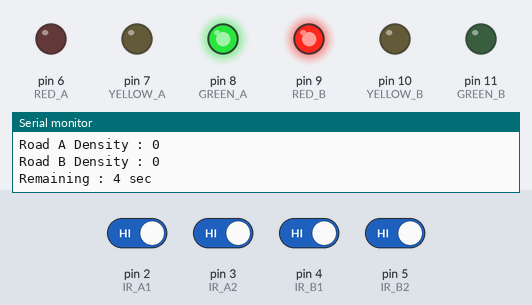
Simulated run of this sketch. Board: Arduino Uno, built with avr-gcc and run on an emulated ATmega328P. On the bench: output pins drawn as LEDs (lit = HIGH), the last lines printed to the serial monitor. The test bench sets the inputs (shaded band); at power-on: pin 2 (IR_A1), pin 3 (IR_A2), pin 4 (IR_B1), pin 5 (IR_B2) HIGH.

Above: at 0.1 s.
At 25.9 s:
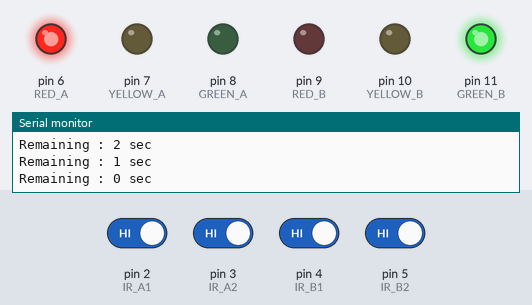
26.0 s: pin 2 (IR_A1) driven HIGH
At 26.8 s:
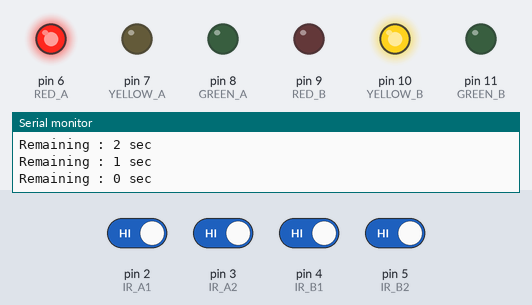
Timing chart, 0 to 42.5 s (numbered marks = the images above; inputs shaded):
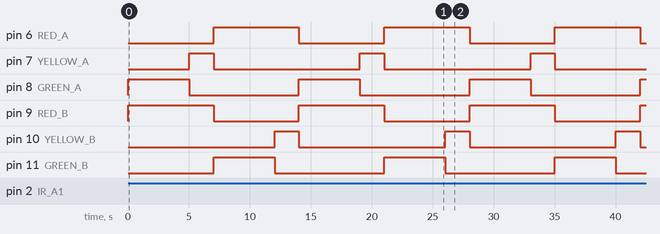

The sketch:

smart_traffic_light.ino
```cpp
/*
==========================================================
 IoT Based Smart Traffic Light Control System
----------------------------------------------------------
 Hardware:
 • Arduino Uno
 • 4 IR Sensors
 • 6 LEDs (2 Roads)
 • ESP8266 (Optional for future IoT)

 Developed By: Aman Kumar
==========================================================
*/

// ==========================
// IR Sensor Pins
// ==========================

const int IR_A1 = 2;
const int IR_A2 = 3;

const int IR_B1 = 4;
const int IR_B2 = 5;


// ==========================
// Road A LEDs
// ==========================

const int RED_A = 6;
const int YELLOW_A = 7;
const int GREEN_A = 8;


// ==========================
// Road B LEDs
// ==========================

const int RED_B = 9;
const int YELLOW_B = 10;
const int GREEN_B = 11;


// ==========================
// Timing
// ==========================

int LOW_TRAFFIC = 5000;
int MEDIUM_TRAFFIC = 8000;
int HIGH_TRAFFIC = 12000;


// ==========================
// Setup
// ==========================

void setup()
{

  Serial.begin(9600);

  pinMode(IR_A1, INPUT);
  pinMode(IR_A2, INPUT);

  pinMode(IR_B1, INPUT);
  pinMode(IR_B2, INPUT);

  pinMode(RED_A, OUTPUT);
  pinMode(YELLOW_A, OUTPUT);
  pinMode(GREEN_A, OUTPUT);

  pinMode(RED_B, OUTPUT);
  pinMode(YELLOW_B, OUTPUT);
  pinMode(GREEN_B, OUTPUT);

  allRed();

  Serial.println("Smart Traffic System Started");

}


// ==========================
// Main Loop
// ==========================

void loop()
{

  int trafficA = vehicleDensityA();
  int trafficB = vehicleDensityB();

  Serial.print("Road A Density : ");
  Serial.println(trafficA);

  Serial.print("Road B Density : ");
  Serial.println(trafficB);

  int greenTimeA = calculateTime(trafficA);
  int greenTimeB = calculateTime(trafficB);

  roadAGreen(greenTimeA);

  roadBGreen(greenTimeB);

}


// ==========================
// Vehicle Density Road A
// ==========================

int vehicleDensityA()
{

  int count = 0;

  if(digitalRead(IR_A1)==LOW)
      count++;

  if(digitalRead(IR_A2)==LOW)
      count++;

  return count;

}


// ==========================
// Vehicle Density Road B
// ==========================

int vehicleDensityB()
{

  int count = 0;

  if(digitalRead(IR_B1)==LOW)
      count++;

  if(digitalRead(IR_B2)==LOW)
      count++;

  return count;

}


// ==========================
// Calculate Green Time
// ==========================

int calculateTime(int density)
{

  if(density==0)
      return LOW_TRAFFIC;

  if(density==1)
      return MEDIUM_TRAFFIC;

  return HIGH_TRAFFIC;

}


// ==========================
// Road A Green
// ==========================

void roadAGreen(int duration)
{

  digitalWrite(RED_B,HIGH);
  digitalWrite(GREEN_B,LOW);
  digitalWrite(YELLOW_B,LOW);

  digitalWrite(RED_A,LOW);
  digitalWrite(YELLOW_A,LOW);
  digitalWrite(GREEN_A,HIGH);

  countdown(duration);

  digitalWrite(GREEN_A,LOW);

  digitalWrite(YELLOW_A,HIGH);

  delay(2000);

  digitalWrite(YELLOW_A,LOW);

  digitalWrite(RED_A,HIGH);

}


// ==========================
// Road B Green
// ==========================

void roadBGreen(int duration)
{

  digitalWrite(RED_A,HIGH);
  digitalWrite(GREEN_A,LOW);
  digitalWrite(YELLOW_A,LOW);

  digitalWrite(RED_B,LOW);
  digitalWrite(YELLOW_B,LOW);
  digitalWrite(GREEN_B,HIGH);

  countdown(duration);

  digitalWrite(GREEN_B,LOW);

  digitalWrite(YELLOW_B,HIGH);

  delay(2000);

  digitalWrite(YELLOW_B,LOW);

  digitalWrite(RED_B,HIGH);

}


// ==========================
// Countdown
// ==========================

void countdown(int t)
{

  unsigned long start = millis();

  while(millis()-start<t)
  {

      Serial.print("Remaining : ");

      Serial.print((t-(millis()-start))/1000);

      Serial.println(" sec");

      delay(1000);

  }

}


// ==========================
// All Red
// ==========================

void allRed()
{

  digitalWrite(RED_A,HIGH);
  digitalWrite(RED_B,HIGH);

  digitalWrite(YELLOW_A,LOW);
  digitalWrite(YELLOW_B,LOW);

  digitalWrite(GREEN_A,LOW);
  digitalWrite(GREEN_B,LOW);

}
```

Measured:
- by itself, pin 7 (YELLOW_A): alternates HIGH for 2.0 s and LOW for 12.0 s
- by itself, pin 8 (GREEN_A): alternates HIGH for 5.0 s and LOW for 9.0 s
